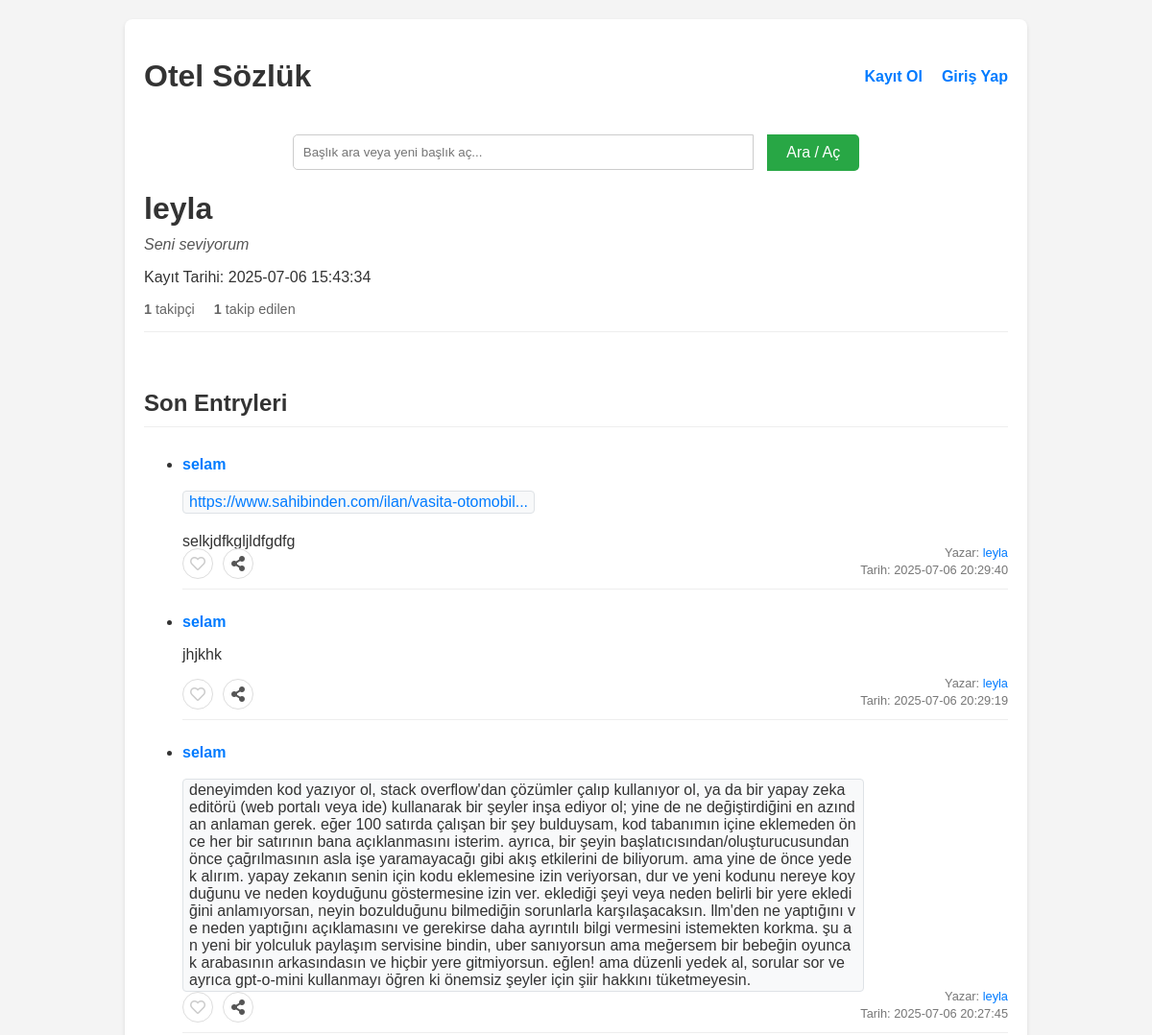
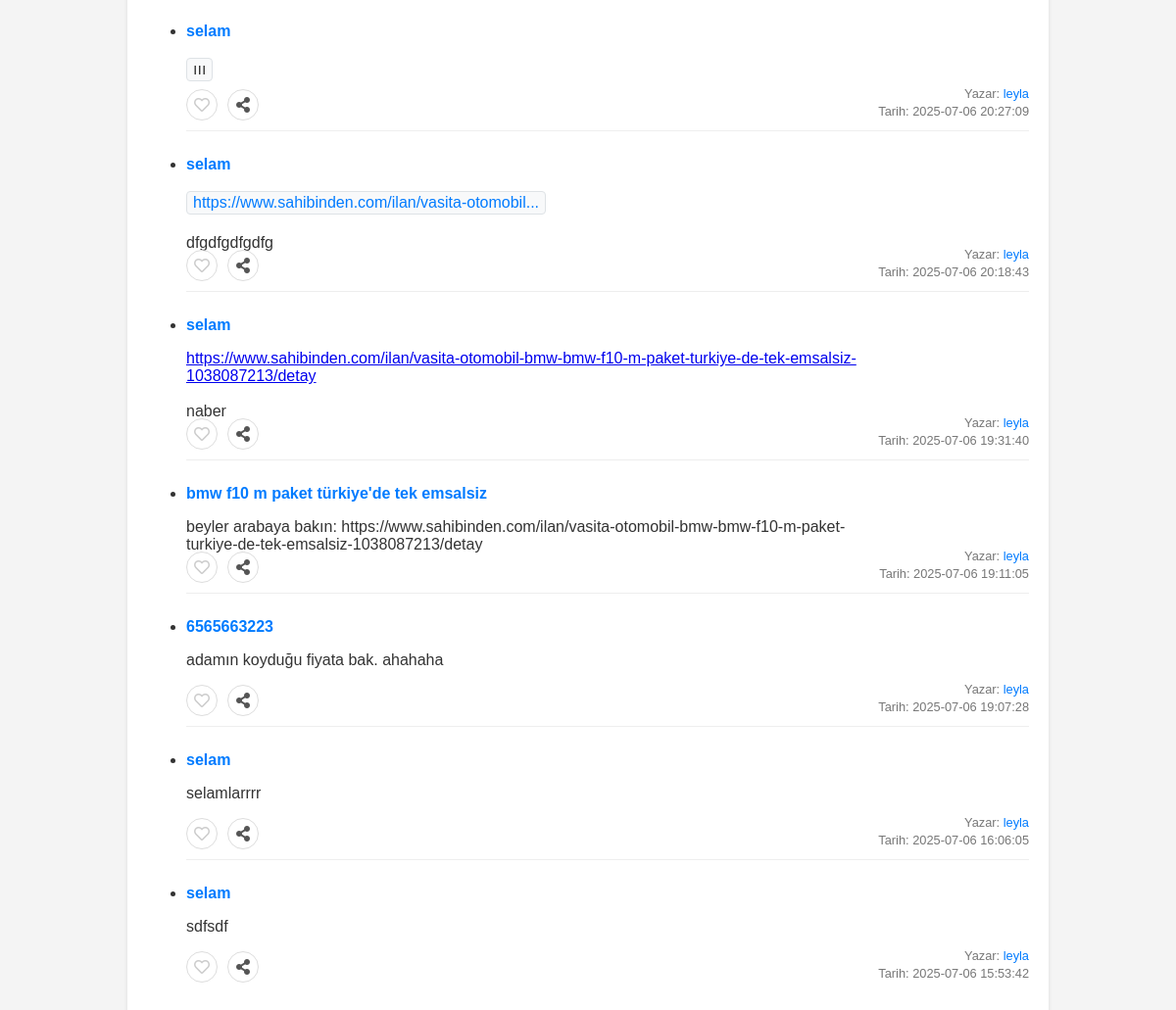
/profil/leyla, run on the app's committed database (2 pictures, top to bottom).
### tables this page shows
CREATE TABLE users (
            id INTEGER PRIMARY KEY AUTOINCREMENT,
            username TEXT NOT NULL UNIQUE,
            email TEXT NOT NULL UNIQUE,
            password_hash TEXT NOT NULL,
            bio TEXT DEFAULT '',
            kayit_tarihi TIMESTAMP DEFAULT CURRENT_TIMESTAMP,
            email_verified INTEGER DEFAULT 0,
            verification_code TEXT,
            is_admin INTEGER DEFAULT 0,
            is_moderator INTEGER DEFAULT 0,
            is_banned INTEGER DEFAULT 0
        );

CREATE TABLE entryler (
            id INTEGER PRIMARY KEY AUTOINCREMENT,
            entry_metni TEXT NOT NULL,
            baslik_id INTEGER NOT NULL,
            yazar_id INTEGER NOT NULL,
            tarih TIMESTAMP DEFAULT CURRENT_TIMESTAMP,
            is_deleted INTEGER DEFAULT 0,
            FOREIGN KEY (baslik_id) REFERENCES basliklar(id),
            FOREIGN KEY (yazar_id) REFERENCES users(id)
        );

CREATE TABLE basliklar (
            id INTEGER PRIMARY KEY AUTOINCREMENT,
            baslik_adi TEXT NOT NULL UNIQUE,
            entry_count INTEGER DEFAULT 0
        );

### yemeksozluk.py (the view)
@app.route('/profil/<username>')
def profil(username):
    with get_db_connection() as conn:
        user = conn.execute('SELECT * FROM users WHERE username = ?', (username,)).fetchone()
        if not user:
            flash('Kullanıcı bulunamadı!', 'error')
            return redirect(url_for('index'))
        follower_count = conn.execute('SELECT COUNT(*) FROM follows WHERE followed_id = ?', (user['id'],)).fetchone()[0]
        following_count = conn.execute('SELECT COUNT(*) FROM follows WHERE follower_id = ?', (user['id'],)).fetchone()[0]
        is_following = False
        if is_logged_in():
            if session['user_id'] != user['id']:
                follow_check = conn.execute('SELECT 1 FROM follows WHERE follower_id = ? AND followed_id = ?',
                                             (session['user_id'], user['id'])).fetchone()
                if follow_check:
                    is_following = True
        entryler_data = conn.execute('''
            SELECT e.id, e.entry_metni, e.tarih, e.yazar_id, b.baslik_adi, b.id as baslik_id, u.username, u.is_banned
            FROM entryler e
            JOIN basliklar b ON e.baslik_id = b.id
            JOIN users u ON e.yazar_id = u.id
            WHERE e.yazar_id = ?
            ORDER BY e.tarih DESC
            LIMIT 10
        ''', (user['id'],)).fetchall()
        entry_list = []
        if is_logged_in():
            current_user_id = session['user_id']
            for entry in entryler_data:
                liked = conn.execute('SELECT 1 FROM likes WHERE user_id = ? AND entry_id = ?',
                                     (current_user_id, entry['id'])).fetchone() is not None
                entry_dict = dict(entry) # Row objesini dict'e çevir
                entry_dict['liked_by_user'] = liked
                entry_dict['is_read'] = True  # Artık okundu olarak işaretlendi
                entry_dict['is_banned'] = entry['is_banned']
                entry_list.append(entry_dict)
        else:
            for entry in entryler_data:
                entry_dict = dict(entry)
                entry_dict['liked_by_user'] = False
                entry_dict['is_read'] = False  # Giriş yapmamış kullanıcılar için
                entry_dict['is_banned'] = entry['is_banned']
                entry_list.append(entry_dict)
    return render_template('profil.html', user=user, entryler=entry_list,
                           is_logged_in=is_logged_in(), is_following=is_following,
                           follower_count=follower_count, following_count=following_count)

### yemeksozluk.py (called while the page is built, shortened)
@contextmanager
def get_db_connection():
    conn = sqlite3.connect(DATABASE, timeout=20.0)
    conn.row_factory = sqlite3.Row
    conn.execute('PRAGMA foreign_keys = ON')
    try:
        yield conn
    finally:
        conn.close()

def is_logged_in():
    return 'logged_in' in session and session['logged_in']

@app.before_request
def before_request():
    g.unread_notifications_count = 0
    g.unread_messages_count = 0

### templates/profil.html (shortened to what this page needs)
{% extends 'base.html' %}
{% block content %}
    <div class="profile-header">
        <h1>
            {{ user.username }}
        </h1>
        {% if user.bio %}
            <p class="profile-bio">{{ user.bio }}</p>
        {% endif %}
        <p>Kayıt Tarihi: {{ user.kayit_tarihi }}</p>
        <div style="margin-top: 10px; display: flex; gap: 20px; font-size: 0.9em; color: #666;">
            <span><strong>{{ follower_count }}</strong> takipçi</span>
            <span><strong>{{ following_count }}</strong> takip edilen</span>
        </div>
    </div>
    <h2>Son Entryleri</h2>
    {% if entryler %}
        <ul>
            {% for entry in entryler %}
                <li class="entry-item" id="entry-{{ entry.id }}">
                    <div class="entry-text">
                        <div class="entry-header" style="margin-bottom: 10px; font-weight: bold; color: #007bff;">
                            <a href="{{ url_for('baslik_detay', baslik_id=entry.baslik_id) }}" style="text-decoration: none; color: inherit;">{{ entry.baslik_adi }}</a>
                        </div>
                        <p>{{ entry.entry_metni|safe }}</p>
                    </div>
                    <div class="entry-actions">
                        {% if is_logged_in %}
                            {% if entry.liked_by_user %}
                                <a href="{{ url_for('entry_begenmekten_vazgec', entry_id=entry.id) }}" class="liked" title="Beğeniyi Kaldır"><i class="fas fa-heart"></i></a>
                            {% else %}
                                <a href="{{ url_for('entry_begen', entry_id=entry.id) }}" title="Beğen"><i class="far fa-heart"></i></a>
                            {% endif %}
                            {% if entry.yazar_id == session.user_id %}
                                <a href="{{ url_for('entry_duzenle', entry_id=entry.id) }}" title="Düzenle" style="color: #007bff;"><i class="fas fa-edit"></i></a>
                                <a href="{{ url_for('entry_sil', entry_id=entry.id) }}" title="Sil" style="color: #dc3545;" onclick="return confirm('Bu entry\\'yi silmek istediğinizden emin misiniz?')"><i class="fas fa-trash"></i></a>
                            {% endif %}
                            {% if entry.yazar_id != session.user_id %}
                                <a href="{{ url_for('entry_sikayet', entry_id=entry.id) }}" title="Şikayet Et" style="color: #ffc107;"><i class="fas fa-flag"></i></a>
                                <a href="{{ url_for('sohbet', other_user_id=entry.yazar_id) }}?entry_id={{ entry.id }}" title="Mesaj Gönder" style="color: #6c757d;"><i class="fas fa-envelope"></i></a>
                            {% endif %}
                        {% else %}
                            <span style="color: #ccc; cursor: default;" title="Beğenmek için giriş yapın"><i class="far fa-heart"></i></span>
                        {% endif %}
                        <span class="share-btn" title="Paylaş"><i class="fas fa-share-alt"></i></span>
                    </div>
                    <div class="entry-info">
                        <p>Yazar: <a href="{{ url_for('profil', username=entry.username) }}">{{ entry.username }}</a></p>
                        <p>Tarih: {{ entry.tarih }}</p>
                    </div>
                </li>
            {% endfor %}
        </ul>
    {% endif %}
{% endblock %}

### templates/base.html (style rules this page uses)
body { font-family: sans-serif; margin: 20px; background-color: #f4f4f4; color: #333; }

### templates/profil.html (style rules this page uses)
.profile-header { margin-bottom: 20px; border-bottom: 1px solid #eee; padding-bottom: 15px; }
.profile-header h1 { margin-bottom: 5px; }
.profile-bio { margin-top: 10px; font-style: italic; color: #555; }
.entry-item { margin-bottom: 15px; padding: 10px 0; position: relative; min-height: 100px; border-bottom: 1px solid #eee; }
.entry-item:last-child { border-bottom: none; }
.entry-text { margin-bottom: 30px; padding-right: 150px; }
.entry-info { position: absolute; bottom: 10px; right: 0px; text-align: right; font-size: 0.8em; color: #777; line-height: 1.3; }
.entry-info p { margin: 0; line-height: 1.4; }
.entry-info a { color: #007bff; text-decoration: none; }
.entry-actions { position: absolute; bottom: 10px; left: 0; display: flex; gap: 10px; }
.entry-actions a, .entry-actions span { display: inline-flex; align-items: center; justify-content: center; width: 30px; height: 30px; border: 1px solid #ddd; border-radius: 50%; text-decoration: none; color: #555; cursor: pointer; transition: all 0.2s ease; }
h2 { margin-top: 40px; border-bottom: 1px solid #eee; padding-bottom: 10px; }

### data on the page
users: username "leyla", bio "Seni seviyorum", kayit_tarihi "2025-07-06 15:43:34"
entryler: baslik_adi "selam", entry_metni "https://www.sahibinden.com/ilan/vasita-otomobil... selkjdfkgljldfgdfg", username "leyla", tarih "2025-07-06 20:29:40"
entryler: baslik_adi "selam", entry_metni "jhjkhk", username "leyla", tarih "2025-07-06 20:29:19"
entryler: baslik_adi "selam", entry_metni "deneyimden kod yazıyor ol, stack overflow'dan çözümler çalıp kullanıyor ol, ya da bir yapay zeka editörü (web portalı veya ide) kullanarak bir şeyler inşa ediyor ol; yine de ne değiştirdiğini en azından anlaman gerek. eğer 100 satırda çalışan bir şey bulduysam, kod tabanımın içine eklemeden önce her bir satırının bana açıklanmasını isterim. ayrıca, bir şeyin başlatıcısından/oluşturucusundan önce çağrılmasının asla işe yaramayacağı gibi akış etkilerini de biliyorum. ama yine de önce yedek alırım. yapay zekanın senin için kodu eklemesine izin veriyorsan, dur ve yeni kodunu nereye koyduğunu ve neden koyduğunu göstermesine izin ver. eklediği şeyi veya neden belirli bir yere eklediğini…", username "leyla", tarih "2025-07-06 20:27:45"
entryler: baslik_adi "selam", entry_metni "ııı", username "leyla", tarih "2025-07-06 20:27:09"
entryler: baslik_adi "selam", entry_metni "https://www.sahibinden.com/ilan/vasita-otomobil... dfgdfgdfgdfg", username "leyla", tarih "2025-07-06 20:18:43"
entryler: baslik_adi "selam", entry_metni "https://www.sahibinden.com/ilan/vasita-otomobil-bmw-bmw-f10-m-paket-turkiye-de-tek-emsalsiz-1038087213/detay naber", username "leyla", tarih "2025-07-06 19:31:40"
entryler: baslik_adi "bmw f10 m paket türkiye'de tek emsalsiz", entry_metni "beyler arabaya bakın: https://www.sahibinden.com/ilan/vasita-otomobil-bmw-bmw-f10-m-paket-turkiye-de-tek-emsalsiz-1038087213/detay", username "leyla", tarih "2025-07-06 19:11:05"
entryler: baslik_adi "6565663223", entry_metni "adamın koyduğu fiyata bak. ahahaha", username "leyla", tarih "2025-07-06 19:07:28"
entryler: baslik_adi "selam", entry_metni "selamlarrrr", username "leyla", tarih "2025-07-06 16:06:05"
entryler: baslik_adi "selam", entry_metni "sdfsdf", username "leyla", tarih "2025-07-06 15:53:42"

### other printed values
{{ follower_count }} "1"
{{ following_count }} "1"
